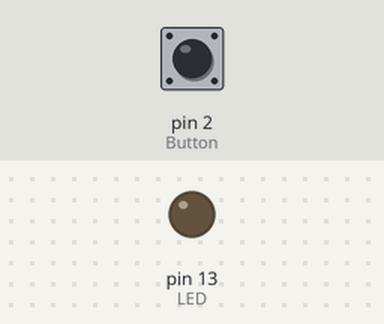
Bench run of a sketch on a simulated Arduino Uno, built with avr-gcc and run on an emulated ATmega328P. On the bench: output pins drawn as LEDs (lit = HIGH). The inputs (shaded band) are chosen by the test bench; at power-on: pin 2 (Button) HIGH.

Above: at 1.2 s.
1.3 s: pin 2 (Button) pulled LOW for 0.15 s
At 2.1 s:
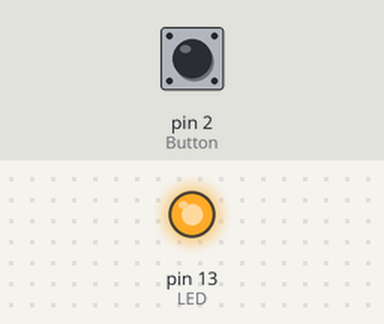
2.9 s: pin 2 (Button) pulled LOW for 1 s
At 4.6 s:
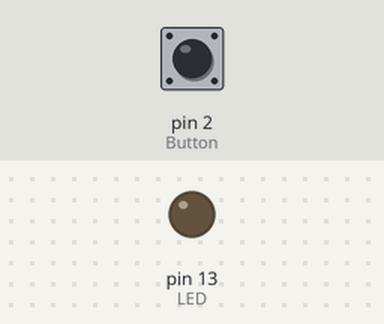
5.4 s: pin 2 (Button) pulled LOW for 3.2 s
At 9.3 s:
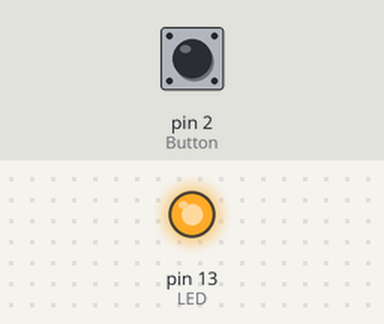
Timing chart, 0 to 10.8 s (numbered marks = the images above; inputs shaded):
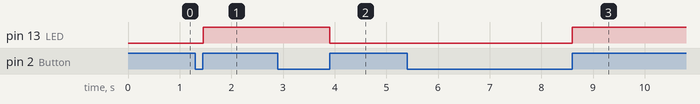

The sketch:

generic_debounce.ino
```cpp
/*
 * Author: Sam Faull
 * Details: Generic doebounce code to avoid bouncing when using a pushswitch
 *
 * Pin allocations:
 * Pushswitch = D2, LED =  D13
 */

#define LED 13
#define Button 2

bool STATE = false; // true if a button press has been registered

void setup()
{
  pinMode(Button, INPUT_PULLUP);  // Enables the internal pull-up resistor
  pinMode(LED, OUTPUT);
}

void loop()
{
  readInputs();
  setOutputs();
  delay(10);
}

void readInputs(void)
{
  static bool button_state, last_button_state = false; // Remembers the current and previous button states

  button_state = !digitalRead(Button); // active low

  if (!button_state && last_button_state) // on a falling edge we register a button press
    STATE = !STATE;

  last_button_state = button_state;
}

void setOutputs(void)
{
  if (STATE)
    digitalWrite(13, HIGH);
  else
    digitalWrite(13, LOW);
}
```

Measured:
- after the input at 1.3 s, pin 13 (LED): LOW → HIGH after 0.15 s
- after the input at 2.9 s, pin 13 (LED): HIGH → LOW after 1.0 s
- after the input at 5.4 s, pin 13 (LED): LOW → HIGH after 3.2 s
